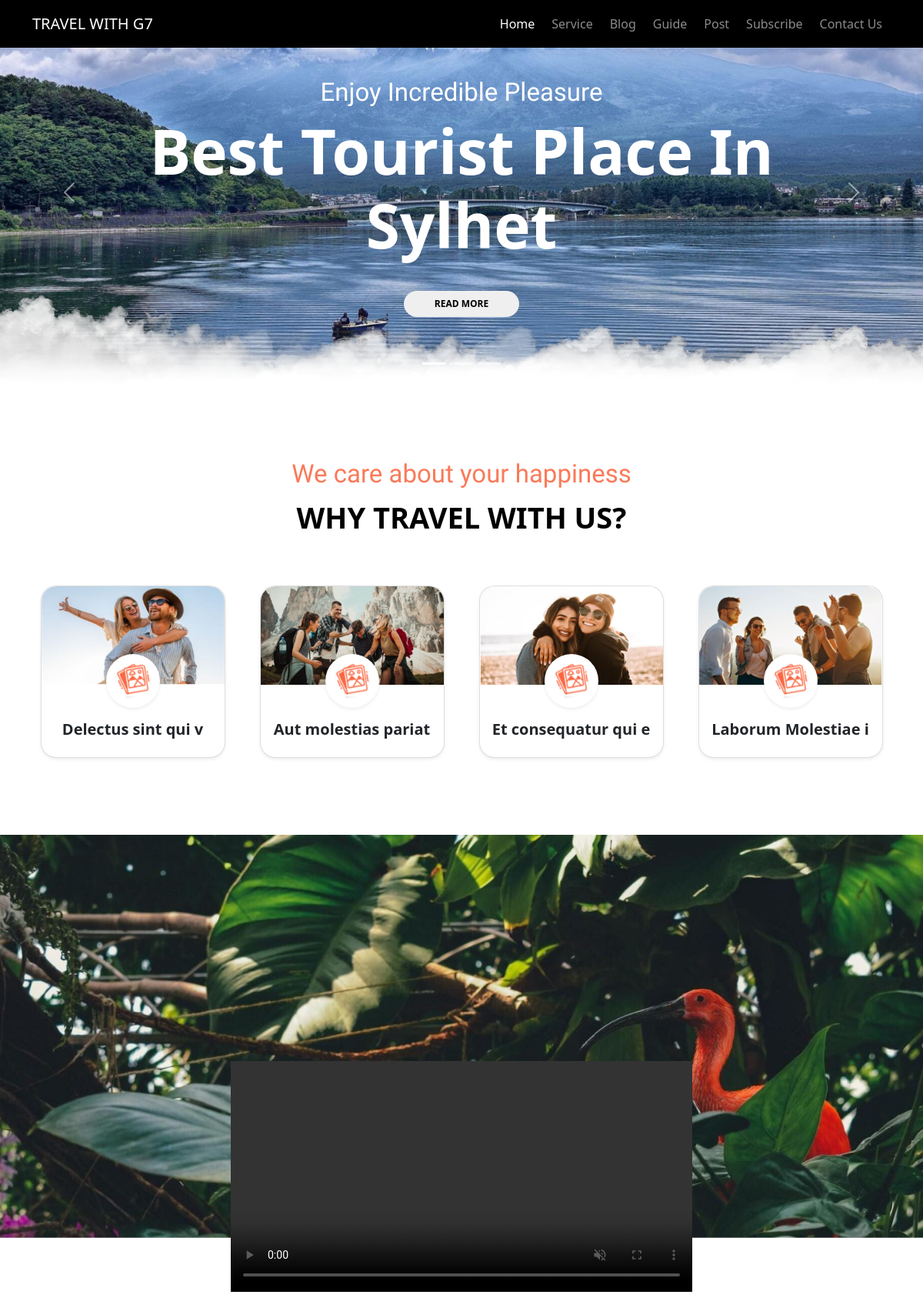
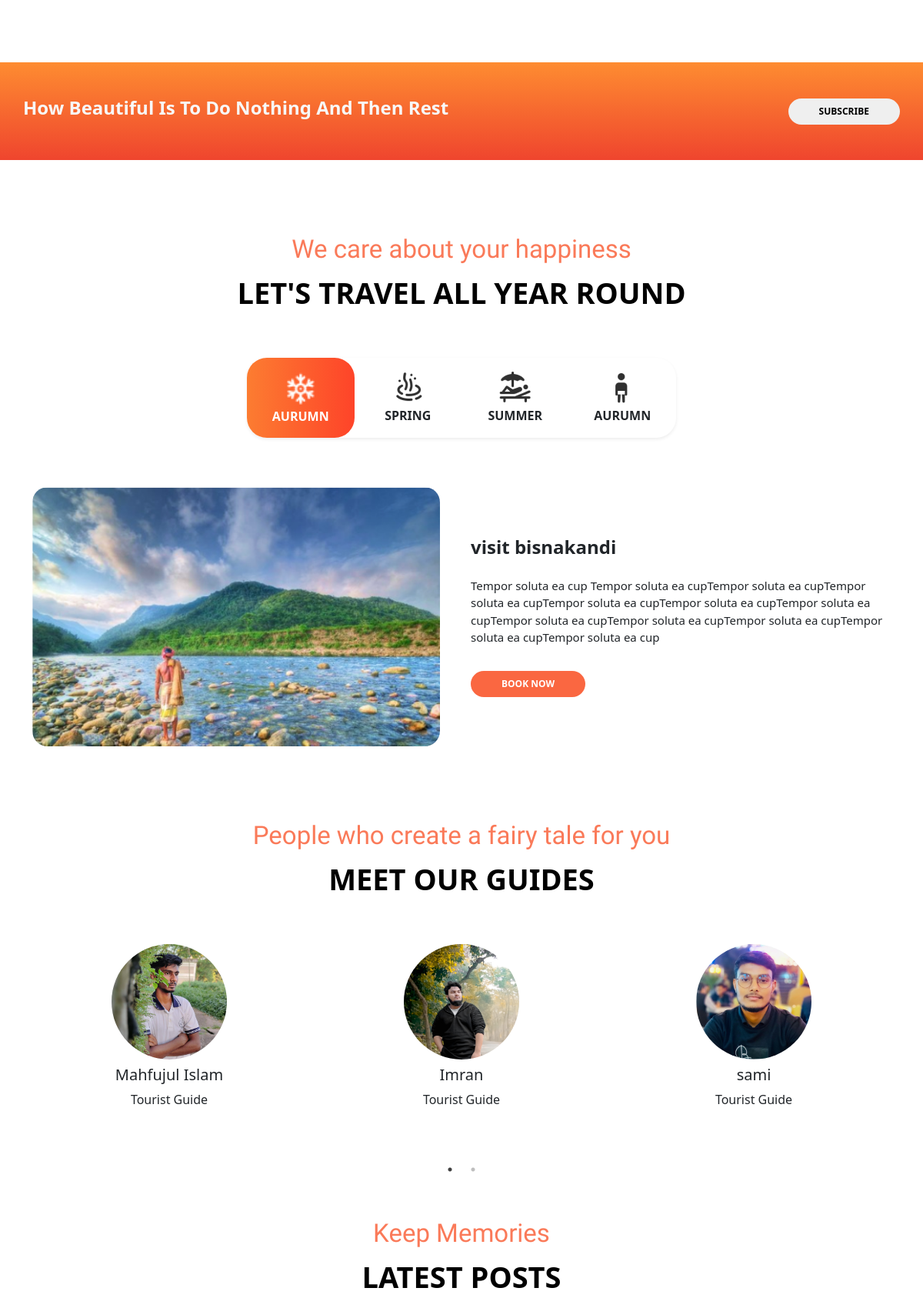
The app's page /frontend/index.php (upper part) with its own data (2 pictures, top to bottom).
### tables this page shows
CREATE TABLE `services` (
  `id` int NOT NULL,
  `service_title` varchar(100) NOT NULL,
  `service_image` varchar(100) NOT NULL
);

CREATE TABLE `blogs` (
  `id` int NOT NULL,
  `blog_title` varchar(100) NOT NULL,
  `blog_description` varchar(500) NOT NULL,
  `blog_image` varchar(100) NOT NULL
);

CREATE TABLE `guids` (
  `id` int NOT NULL,
  `guide_name` varchar(50) NOT NULL,
  `guide_title` varchar(100) NOT NULL,
  `guide_image` varchar(100) NOT NULL
);

### frontend/index.php (the view, shortened to what this page needs)
<?php
require_once('../db_connect.php');
?>
<!DOCTYPE html>
<html lang="en">
<head>
  <link href="resources/css/style.css" rel="stylesheet" />
  <link href="https://cdn.jsdelivr.net/npm/bootstrap@5.0.2/dist/css/bootstrap.min.css" rel="stylesheet">
  <link rel="stylesheet" href="https://cdnjs.cloudflare.com/ajax/libs/slick-carousel/1.8.1/slick-theme.min.css" />
  <link rel="stylesheet" href="https://cdnjs.cloudflare.com/ajax/libs/slick-carousel/1.8.1/slick.min.css" />
</head>
<body>
  <nav class="navbar navbar-expand-md navbar-dark fixed-top">
    <div class="container">
      <a class="navbar-brand" href="#home">TRAVEL WITH G7</a>
      <div class="collapse navbar-collapse justify-content-end" id="navbarNav">
        <ul class="navbar-nav">
          <li class="nav-item">
            <a class="nav-link active" aria-current="page" href="#home">Home</a>
          </li>
          <li class="nav-item">
            <a class="nav-link" href="#service">Service</a>
          </li>
          <li class="nav-item">
            <a class="nav-link" href="#blog">Blog</a>
          </li>
          <li class="nav-item">
            <a class="nav-link" href="#guide">Guide</a>
          </li>
          <li class="nav-item">
            <a class="nav-link" href="#post">Post</a>
          </li>
          <li class="nav-item">
            <a class="nav-link" href="#subscribe">Subscribe</a>
          </li>
          <li class="nav-item">
            <a class="nav-link" href="#contact">Contact Us</a>
          </li>
        </ul>
      </div>
    </div>
  </nav>
  <section id="home">
    <div id="carouselExampleCaptions" class="carousel slide" data-bs-ride="carousel">
      <div class="carousel-indicators">
        <button type="button" data-bs-target="#carouselExampleCaptions" data-bs-slide-to="0" class="active" aria-current="true" aria-label="Slide 1"></button>
        <button type="button" data-bs-target="#carouselExampleCaptions" data-bs-slide-to="1" aria-label="Slide 2"></button>
        <button type="button" data-bs-target="#carouselExampleCaptions" data-bs-slide-to="2" aria-label="Slide 3"></button>
      </div>
      <div class="carousel-inner">
        <div class="carousel-item active image-no-1">
          <div class="carousel-caption mx-0 px-0">
            <h6 class="">Enjoy Incredible Pleasure</h6>
            <h5 class="display-1 fw-bold">Best Tourist Place In Sylhet</h5>
            <div>
              <button>READ MORE</button>
            </div>
          </div>
          <img src="resources/images/shadow.png" alt="" />
        </div>
      </div>
      <button class="carousel-control-prev" type="button" data-bs-target="#carouselExampleCaptions" data-bs-slide="prev">
        <span class="carousel-control-prev-icon" aria-hidden="true"></span>
      </button>
      <button class="carousel-control-next" type="button" data-bs-target="#carouselExampleCaptions" data-bs-slide="next">
        <span class="carousel-control-next-icon" aria-hidden="true"></span>
      </button>
    </div>
  </section>
  <section class="repotation" id="service">
    <div class="container text-center align-content-center">
      <div class="py-5 mt-5">
        <h6 class="title-one">We care about your happiness</h6>
        <h5 class="title-two">why travel with us?</h5>
      </div>
      <div class="row pb-5 text-center">
        <?php
        $service_query = "SELECT * FROM services  LIMIT 4";
        $service_query_db = mysqli_query($db_connect, $service_query);
        foreach ($service_query_db as  $service) : ?>
          <div class="col-lg-3 col-md-6 col-sm-6 py-1">
            <div class="card shadow-sm mx-auto" style="width: 15rem">
              <div class="first-image">
                <img style="height: 8rem" src="../dashboard/upload/service_pic/<?= $service['service_image'] ?>" class="card-img-top" alt="..." />
              </div>
              <div class="second-image">
                <img class="shadow-sm icon" src="resources/images/repo1.png" alt="" />
              </div>
              <div class="card-body">
                <h5 class="text-center fw-bold"><?= $service['service_title'] ?></h5>
              </div>
            </div>
          </div>
        <?php
        endforeach;
        ?>
      </div>
    </div>
  </section>
  <section class="blog py-5">
    <div class="text-center">
      <img class="tmbnil w-100" src="resources/images/img1.png" alt="" />
      <video class="vdo w-50" autoplay muted controls>
        <source src="resources/video/natural2.mp4" type="video/mp4" />
      </video>
    </div>
  </section>
  <section class="subscribe my-5">
    <div class="container d-flex align-items-center justify-content-between">
      <div>
        <h4 class="text-light fw-bold">
          How Beautiful Is To Do Nothing And Then Rest
        </h4>
      </div>
      <div>
        <button class="text-end">SUBSCRIBE</button>
      </div>
    </div>
  </section>
  <section class="tour pb-5" id="blog">
    <div class="container">
      <div class="py-5 mt-5 text-center">
        <h6 class="title-one">We care about your happiness</h6>
        <h5 class="title-two">LET'S TRAVEL ALL YEAR ROUND</h5>
      </div>
      <div class="d-flex justify-content-center">
        <div class="row text-center w-50 shadow-sm season">
          <div class="col-md-3 pt-3 winter">
            <img src="resources/images/Winter.png" width="46px" alt="" />
            <p class="fw-bold">AURUMN</p>
          </div>
          <div class="col-md-3 pt-3">
            <img src="resources/images/HotSprings.png" alt="" />
            <p class="fw-bold">SPRING</p>
          </div>
          <div class="col-md-3 pt-3">
            <img src="resources/images/Holiday.png" alt="" />
            <p class="fw-bold">SUMMER</p>
          </div>
          <div class="col-md-3 pt-3">
            <img src="resources/images/SwimmerView.png" alt="" />
            <p class="fw-bold">AURUMN</p>
          </div>
        </div>
      </div>
      <div class="row py-5 mt-5 mt-sm-3 d-flex align-items-center">
      <?php
        $blog_query = "SELECT * FROM `blogs` ";
        $blog_query_db = mysqli_query($db_connect, $blog_query);
        $blog = mysqli_fetch_assoc($blog_query_db);
        ?>
        <div class="col-md-6">
          <img width="97%" class="tour-image" src="../dashboard/upload/blog_pic/<?=$blog['blog_image']?>" alt="" />
        </div>
        <div class="col-md-6">
          <h4 class="fw-bold"><?=$blog['blog_title']?></h4>
          <p class="peragraph py-3">
            <?=$blog['blog_description']?>
          </p>
          <button>BOOK NOW</button>
        </div>
      </div>
    </div>
  </section>
  <section class="guide" id="guide">
    <div class="container">
      <div class="text-center">
        <h6 class="title-one">People who create a fairy tale for you</h6>
        <h5 class="title-two">MEET OUR GUIDES</h5>
      </div>
      <div class="row text-center py-5 slider">
        <?php
        $guide_query = "SELECT * FROM `guids` LIMIT 8";
        $guide_query_db = mysqli_query($db_connect, $guide_query);
        foreach ($guide_query_db as $key => $guide) : ?>
          <div class="col-md-10">
            <div class="details d-flex justify-content-center">
              <div>
                <img class="" src="../dashboard/upload/guide_pic/<?= $guide['guide_image'] ?>" alt="" />
                <h5 class="pt-2"><?= $guide['guide_name'] ?></h5>
                <p><?= $guide['guide_title'] ?></p>
              </div>
            </div>
          </div>
        <?php
        endforeach;
        ?>
      </div>
    </div>
  </section>
  <section class="post py-5" id="post">
    <div class="container">
      <div class="text-center">
        <h6 class="title-one">Keep Memories</h6>
        <h5 class="title-two">LATEST POSTS</h5>
      </div>
      <div class="row d-flex justify-content-center pt-5">
      </div>
    </div>
  </section>
</body>
</html>

### frontend/resources/css/style.css (style rules this page uses)
.navbar { background: #000000; }
.navbar .nav-item { padding: 3px; }
.image-no-1 { background: url("../images/img2.png"); background-position: center; background-size: cover; }
.carousel-item { height: 500px; }
.carousel-item h6 { font-size: 20px; font-family: "Praise"; font-style: normal; font-weight: 400; font-size: 33px; line-height: 40px; }
.carousel-item button { border: none; border-radius: 20px; padding: 8px 40px; font-size: 12px; font-weight: bold; margin-top: 30px; }
.carousel-item img { padding-top: 330px; }
.carousel-caption { top: 80px; padding-left: 100px; padding-right: 100px; }
.repotation .title-one { font-family: "Praise"; font-style: normal; font-weight: 400; font-size: 33px; line-height: 40px; color: #fa7a59; }
.repotation .title-two { font-weight: bold; font-size: 38px; line-height: 57px; color: #000000; text-transform: uppercase; }
.repotation .card { border-radius: 20px; }
.repotation .card .second-image img { background: #fff; border-radius: 50%; padding: 10px; width: 70px; height: 70px; margin-top: -40px; }
.repotation .card .first-image img { border-radius: 20px 20px 0 0; }
.blog .vdo { margin-top: -230px; }
.subscribe { background: linear-gradient(180deg, #FE8C31 0%, #EF452E 100%); }
.subscribe .container { padding: 45px 0; }
.subscribe .container button { border: none; border-radius: 20px; padding: 8px 40px; font-size: 12px; font-weight: bold; }
.tour .title-one { font-family: "Praise"; font-style: normal; font-weight: 400; font-size: 33px; line-height: 40px; color: #fa7a59; }
.tour .title-two { font-weight: bold; font-size: 38px; line-height: 57px; color: #000000; text-transform: uppercase; }
.tour .season { border-radius: 26px; }
.tour .season .winter { background: linear-gradient(271.23deg, #FE4429 0.88%, #FC7C31 98.95%); border-radius: 26px; color: #fff; }
.tour .tour-image { border-radius: 20px; }
.tour .peragraph { font-size: 15px; }
.tour button { background: #FA6741; color: #fff; border: none; border-radius: 20px; padding: 8px 40px; font-size: 12px; font-weight: bold; }
.guide .title-one { font-family: "Praise"; font-style: normal; font-weight: 400; font-size: 33px; line-height: 40px; color: #fa7a59; }
.guide .title-two { font-weight: bold; font-size: 38px; line-height: 57px; color: #000000; text-transform: uppercase; }
.guide img { height: 150px; width: 150px; border-radius: 50%; }
.post .title-one { font-family: "Praise"; font-style: normal; font-weight: 400; font-size: 33px; line-height: 40px; color: #fa7a59; }
.post .title-two { font-weight: bold; font-size: 38px; line-height: 57px; color: #000000; text-transform: uppercase; }

### records on screen
services: service_image (picture), service_title "Delectus sint qui v"
services: service_image (picture), service_title "Aut molestias pariat"
services: service_image (picture), service_title "Et consequatur qui e"
services: service_image (picture), service_title "Laborum Molestiae i"
blogs: blog_image (picture), blog_title "visit bisnakandi", blog_description "Tempor soluta ea cup Tempor soluta ea cupTempor soluta ea cupTempor soluta ea cupTempor soluta ea cupTempor soluta ea cupTempor soluta ea cupTempor soluta ea cupTempor soluta ea cupTempor soluta ea cupTempor soluta ea cupTempor soluta ea cup"
guids: guide_image (picture), guide_name "Mahfujul Islam", guide_title "Tourist Guide"
guids: guide_image (picture), guide_name "Imran", guide_title "Tourist Guide"
guids: guide_image (picture), guide_name "sami", guide_title "Tourist Guide"
